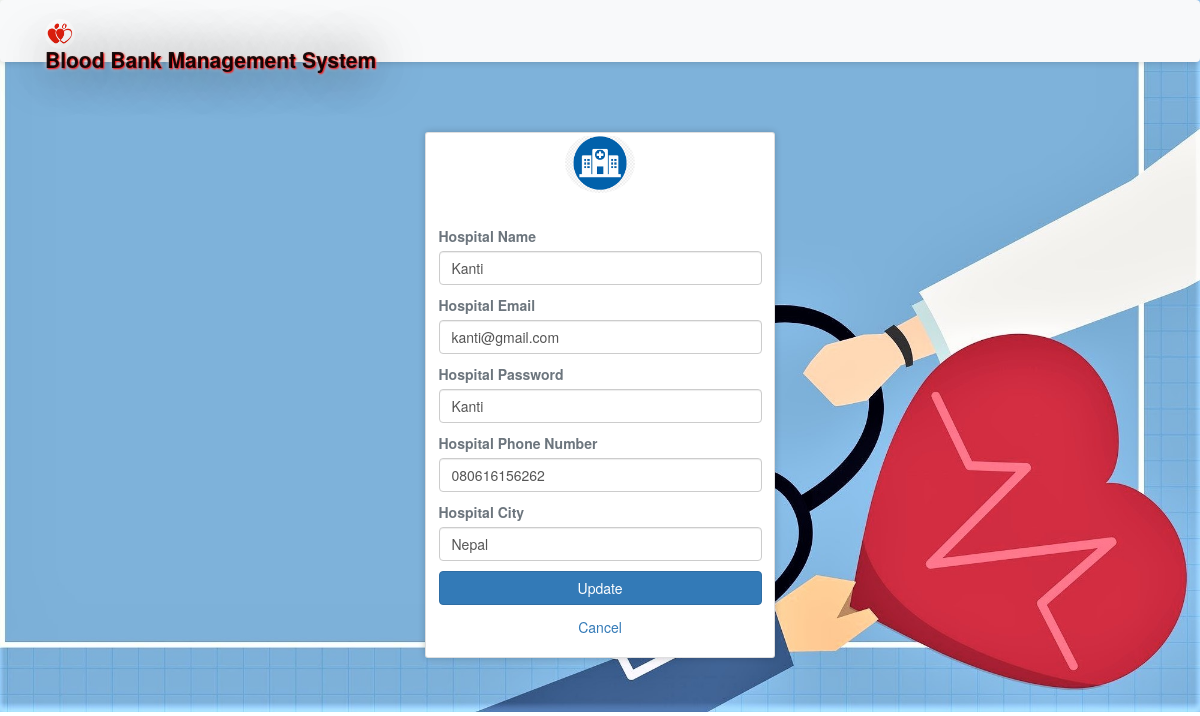
The app's page /hprofile.php (signed in) with its own data.
### tables this page shows
CREATE TABLE `hospitals` (
  `id` int(11) NOT NULL,
  `hname` varchar(100) NOT NULL,
  `hemail` varchar(100) NOT NULL,
  `hpassword` varchar(100) NOT NULL,
  `hphone` varchar(100) NOT NULL,
  `hcity` varchar(100) NOT NULL
);

### hprofile.php (the view, shortened to what this page needs)
<?php
require 'file/connection.php';
if(!isset($_SESSION['hid']))
{
  header('location:login.php');
}
else {
	if(isset($_SESSION['hid'])){
		$id=$_SESSION['hid'];
		$sql = "SELECT * FROM hospitals WHERE id='$id'";
		$result = mysqli_query($conn, $sql);
		$row = mysqli_fetch_array($result);
	}
}
?>
<!DOCTYPE html>
<html>
<?php require 'head.php';?>
<body>
	<?php require 'header.php'; ?>
	<div class="container cont">
		<div class="row justify-content-center">
			<div class="col-lg-4 col-md-4 col-sm-6 mb-5">
				<div class="card">
					<div class="media justify-content-center mt-1">
						<img src="image/hospital.png" alt="profile" class="rounded-circle" width="70" height="60">
					</div>
					<div class="card-body">
					   <form action="file/updateprofile.php" method="post">
					   	<label class="text-muted font-weight-bold" class="text-muted font-weight-bold">Hospital Name</label>
						<input type="text" name="hname" value="<?php echo $row['hname']; ?>" class="form-control mb-3">
						<label class="text-muted font-weight-bold">Hospital Email</label>
						<input type="email" name="hemail" value="<?php echo $row['hemail']; ?>" class="form-control mb-3">
						<label class="text-muted font-weight-bold">Hospital Password</label>
						<input type="text" name="hpassword" value="<?php echo $row['hpassword']; ?>" class="form-control mb-3">
						<label class="text-muted font-weight-bold">Hospital Phone Number</label>
						<input type="text" name="hphone" value="<?php echo $row['hphone']; ?>" class="form-control mb-3">
						<label class="text-muted font-weight-bold">Hospital City</label>
						<input type="text" name="hcity" value="<?php echo $row['hcity']; ?>" class="form-control mb-3">
						<input type="submit" name="update" class="btn btn-block btn-primary" value="Update">
					   </form>
					</div>
					<a href="hospitalpage.html" class="text-center">Cancel</a><br>
				</div>
			</div>
		</div>
	</div>
	<?php require 'footer.php'; ?>
</body>
</html>

### css/style.css (style rules this page uses)
.cont { padding-top: 40px; text-align: justify; font-size: 1em; }
.card ,nav, .footer,tr,video { border-radius: 3px; transition: all 200ms ease-out; box-shadow: 0px 0px 7px rgba(0, 0, 0, 0.2); }
.rounded-circle { margin-top: -2.5px; }
form { padding-top: 20px; }
a:link { text-decoration: none; }

### hprofile.php (style rules this page uses)
body { background: url(jastimage/bb18.jpg) no-repeat center; background-size: cover; min-height: 0; height: 650px; }

### records on screen
hospitals: hname "Kanti", hemail "kanti@gmail.com", hpassword "Kanti", hphone "080616156262", hcity "Nepal"
